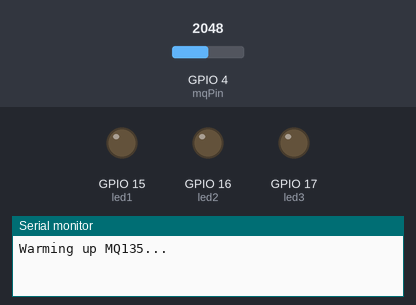
A sketch run on a simulated ESP32-S3. Shown: output pins drawn as LEDs (lit = HIGH), the last lines printed to the serial monitor. Dashed ring = blinking. The test bench sets the inputs (shaded band); at power-on: GPIO 4 (mqPin) = 2048. WiFi joins after 1.5 s; servers stay silent unless stated.

Above: at 0.1 s.
4.1 s: GPIO 4 (mqPin) set to 969
12.2 s: GPIO 4 (mqPin) set to 830
At 12.3 s:
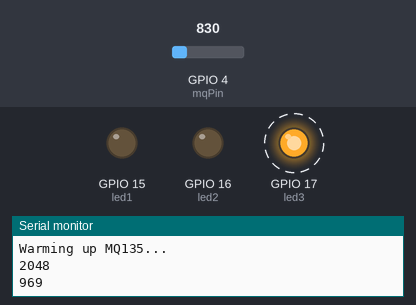
20.9 s: GPIO 4 (mqPin) set to 639
At 21.11 s:
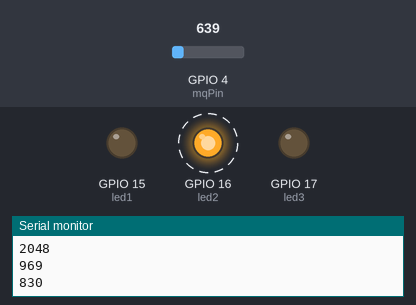
26.1 s: GPIO 4 (mqPin) set to 740
At 26.32 s:
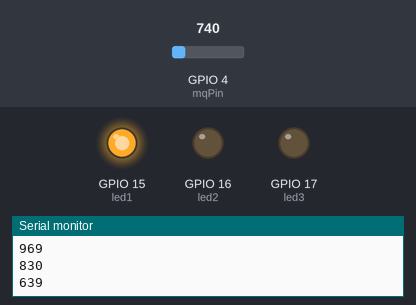
29.6 s: GPIO 4 (mqPin) set to 661
At 31.92 s:
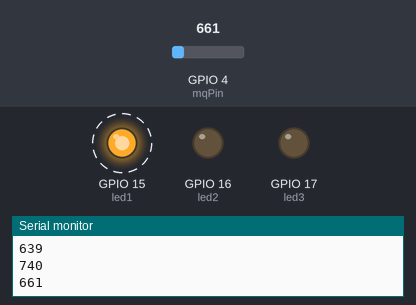
Timing chart, 0 to 34.1 s (numbered marks = the images above; inputs shaded):
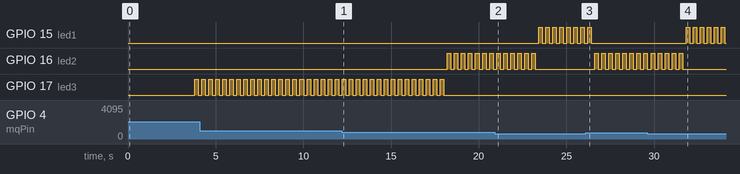

The sketch:

Posttest-1.ino
```cpp
#define BLYNK_TEMPLATE_ID "TMPL6E4kjVvtt"
#define BLYNK_TEMPLATE_NAME "Posttest 1"
#define BLYNK_AUTH_TOKEN "vLSU4YSsI1Jx3DQSsqhvtLc5z0bgpl9Q"

#include <WiFi.h>
#include <BlynkSimpleEsp32.h>

// Pin (FIX: pakai pin ADC yang valid di ESP32-S3)
const int mqPin = 4;
const int led1 = 15;
const int led2 = 16;
const int led3 = 17;

char auth[] = BLYNK_AUTH_TOKEN;
char ssid[] = "sapi";
char pass[] = "#12345678";

int gasValue = 0;
bool manualMode = false;

BlynkTimer timer;

// Kontrol dari Blynk (hanya saat aman)
BLYNK_WRITE(V1) { if(manualMode) digitalWrite(led1, param.asInt()); }
BLYNK_WRITE(V2) { if(manualMode) digitalWrite(led2, param.asInt()); }
BLYNK_WRITE(V3) { if(manualMode) digitalWrite(led3, param.asInt()); }

// Fungsi kedip (versi lama kamu)
void blinkLEDNonBlocking(int pin, int durationSeconds) {
  unsigned long startMillis = millis();
  while (millis() - startMillis < (durationSeconds * 1000)) {
    digitalWrite(pin, HIGH);
    delay(200);
    digitalWrite(pin, LOW);
    delay(200);
    Blynk.run(); // biar tidak disconnect
  }
}

void checkSensor() {
  gasValue = analogRead(mqPin);
  Blynk.virtualWrite(V0, gasValue);

  Serial.println(gasValue);

  // Matikan semua LED dulu (biar tidak tumpuk)
  digitalWrite(led1, LOW);
  digitalWrite(led2, LOW);
  digitalWrite(led3, LOW);

  // LOGIKA SESUAI SOAL
  if (gasValue >= 0 && gasValue <= 700) {
    manualMode = false;
    blinkLEDNonBlocking(led1, 3); // LED1 → 3 detik
  }
  else if (gasValue >= 701 && gasValue <= 900) {
    manualMode = false;
    blinkLEDNonBlocking(led2, 5); // LED2 → 5 detik
  }
  else if (gasValue > 900) {
    manualMode = false;
    blinkLEDNonBlocking(led3, 7); // LED3 → 7 detik
  }
}

void setup() {
  Serial.begin(115200);

  pinMode(led1, OUTPUT);
  pinMode(led2, OUTPUT);
  pinMode(led3, OUTPUT);

  // Warmup sensor
  Serial.println("Warming up MQ135...");
  delay(1000);

  Blynk.begin(auth, ssid, pass);

  timer.setInterval(1000L, checkSensor);
}

void loop() {
  Blynk.run();
  timer.run();
}
```

Measured:
- the behaviour switches between 901 and 900 on GPIO 4 (mqPin) (found by bisection; images 0 and 1)
- the behaviour switches between 701 and 700 on GPIO 4 (mqPin) (found by bisection; images 1 and 2)
- after the input at 12.2 s, GPIO 16 (led2): alternates HIGH for 0.20 s and LOW for 0.20 s, starting after 6.0 s; GPIO 17 (led3): goes on until 18.0 s, then stays LOW
- after the input at 20.9 s, GPIO 15 (led1): alternates HIGH for 0.20 s and LOW for 0.20 s, starting after 2.5 s; GPIO 16 (led2): goes on until 23.2 s, then stays LOW
- after the input at 26.1 s, GPIO 15 (led1): goes on until 26.4 s, then stays LOW; GPIO 16 (led2): alternates HIGH for 0.20 s and LOW for 0.20 s, starting after 0.52 s
- after the input at 29.6 s, GPIO 15 (led1): alternates HIGH for 0.20 s and LOW for 0.20 s, starting after 2.2 s; GPIO 16 (led2): goes on until 31.6 s, then stays LOW
- by itself, GPIO 17 (led3): alternates HIGH for 0.20 s and LOW for 0.20 s
